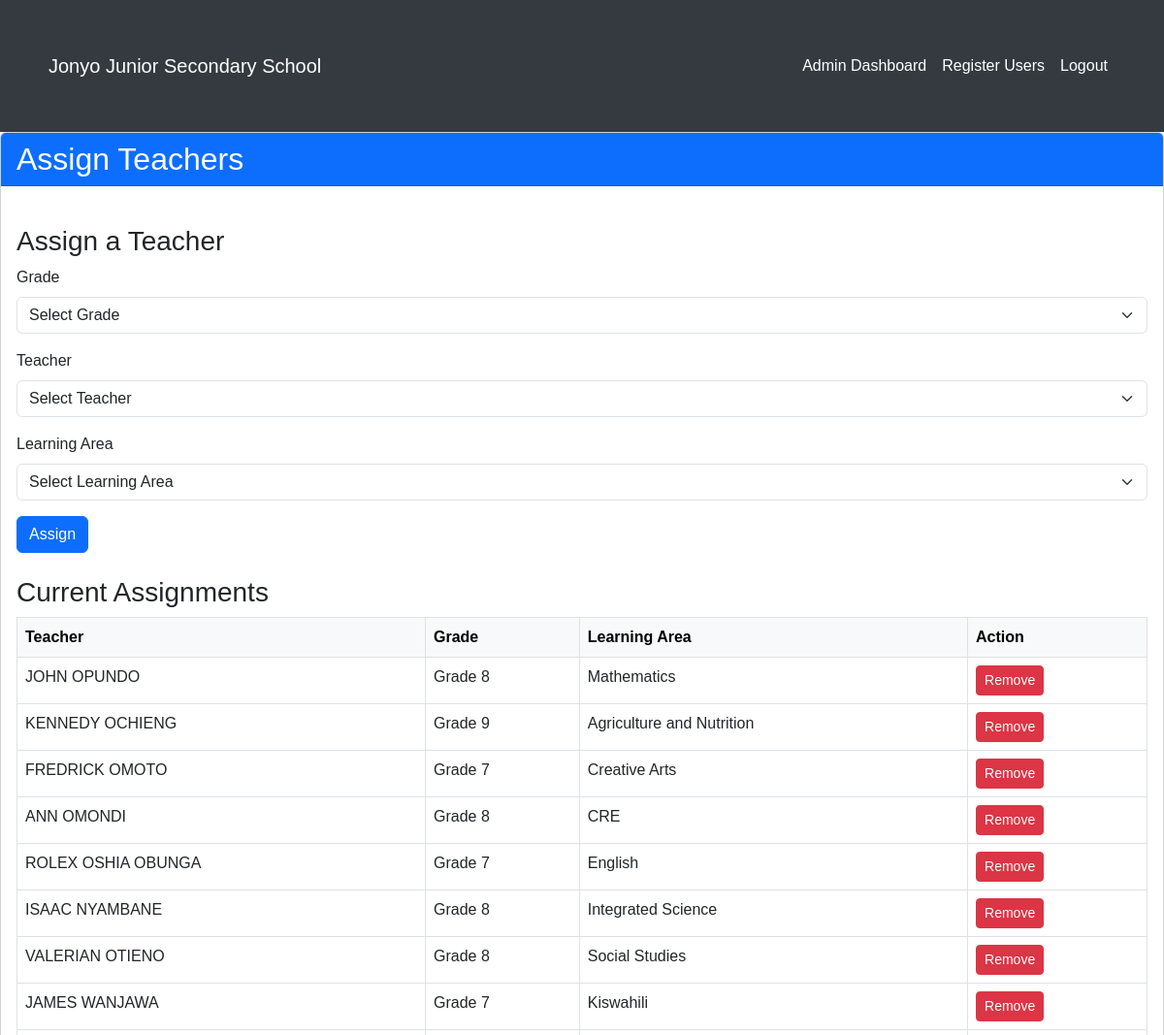
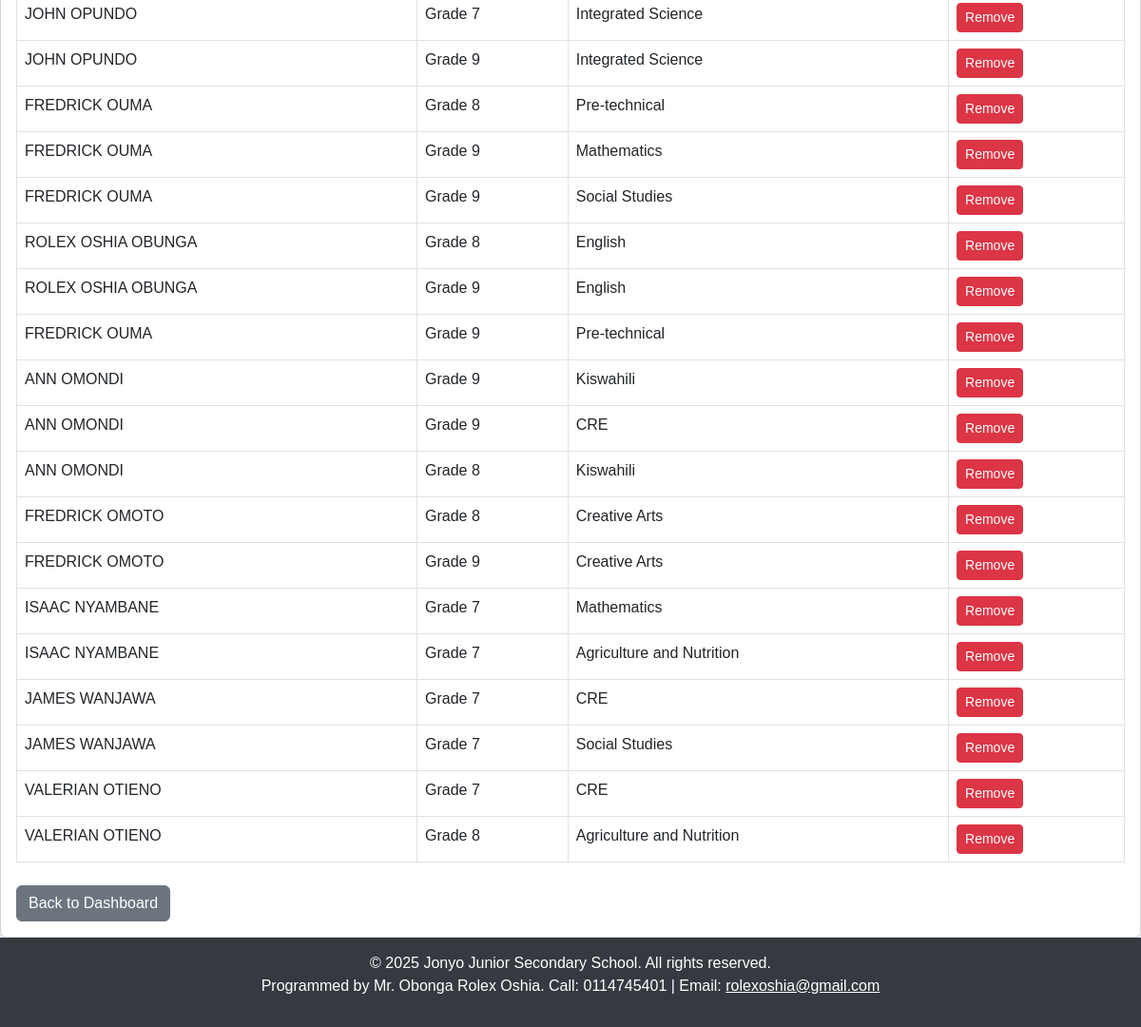
The app's page /assign_teachers (signed in) with its own data (2 pictures, top to bottom).
### tables this page shows
CREATE TABLE teacher_assignments (
        id INTEGER PRIMARY KEY AUTOINCREMENT,
        teacher_id INTEGER,
        grade TEXT,
        learning_area_id INTEGER,
        FOREIGN KEY(teacher_id) REFERENCES users(id),
        FOREIGN KEY(learning_area_id) REFERENCES learning_areas(id)
    );

CREATE TABLE users (
        id INTEGER PRIMARY KEY AUTOINCREMENT,
        username TEXT UNIQUE,
        password TEXT,
        role TEXT,
        full_name TEXT,
        phone TEXT
    );

CREATE TABLE learning_areas (
        id INTEGER PRIMARY KEY AUTOINCREMENT,
        name TEXT,
        grade TEXT
    );

### app.py (the view, shortened to what this page needs)
@app.route('/assign_teachers', methods=['GET', 'POST'])
def assign_teachers():
    if 'role' not in session or session['role'] != 'admin':
        return redirect(url_for('login'))
    conn = sqlite3.connect('jonyo_school.db')
    c = conn.cursor()
    grades = ['Grade 7', 'Grade 8', 'Grade 9']  # Define available grades
    c.execute("SELECT id, full_name FROM users WHERE role='teacher'")
    teachers = c.fetchall()
    c.execute("SELECT id, name, grade FROM learning_areas")
    learning_areas = c.fetchall()
    c.execute("SELECT ta.teacher_id, u.full_name, la.grade, la.name "
              "FROM teacher_assignments ta "
              "JOIN users u ON ta.teacher_id = u.id "
              "JOIN learning_areas la ON ta.learning_area_id = la.id")
    assignments = c.fetchall()
    conn.close()
    return render_template('assign_teachers.html', grades=grades, teachers=teachers, learning_areas=learning_areas, assignments=assignments)

### app.py (called while the page is built, shortened)
@app.context_processor
def inject_tokens():
    delete_token = hashlib.md5(f"{current_user.id if current_user.is_authenticated else 'guest'}{app.config['SECRET_KEY']}{int(time.time())//3600}".encode()).hexdigest()
    return dict(delete_token=delete_token, csrf_token=lambda: session.get('csrf_token', ''))

@login_manager.user_loader
def load_user(user_id):
    try:
        conn = sqlite3.connect('jonyo_school.db')
        c = conn.cursor()
        c.execute("SELECT id, username, role, full_name FROM users WHERE id=?", (user_id,))
        user_data = c.fetchone()
        if user_data:
            session['role'] = user_data[2]
            session['full_name'] = user_data[3]
            conn.close()
            return User(user_data[0], user_data[1], user_data[2], user_data[3])
    except sqlite3.Error as e:
        logging.error(f"Database error in load_user for user_id {user_id}: {str(e)}")
        return None

### templates/assign_teachers.html (shortened to what this page needs)
{% extends "base.html" %}
{% block content %}
<div class="card shadow-sm">
    <div class="card-header bg-primary text-white">
        <h2 class="mb-0">Assign Teachers</h2>
    </div>
    <div class="card-body">
        <h3 class="mt-4">Assign a Teacher</h3>
        <form method="POST">
            <div class="mb-3">
                <label for="grade" class="form-label">Grade</label>
                <select class="form-select" id="grade" name="grade" required>
                    <option value="">Select Grade</option>
                </select>
            </div>
            <div class="mb-3">
                <label for="teacher_id" class="form-label">Teacher</label>
                <select class="form-select" id="teacher_id" name="teacher_id" required>
                    <option value="">Select Teacher</option>
                </select>
            </div>
            <div class="mb-3">
                <label for="learning_area" class="form-label">Learning Area</label>
                <select class="form-select" id="learning_area" name="learning_area" required>
                    <option value="">Select Learning Area</option>
                </select>
            </div>
            <button type="submit" class="btn btn-primary">Assign</button>
        </form>
        <h3 class="mt-4">Current Assignments</h3>
        {% if assignments %}
            <table class="table table-bordered table-hover">
                <thead class="table-light">
                    <tr>
                        <th>Teacher</th>
                        <th>Grade</th>
                        <th>Learning Area</th>
                        <th>Action</th>
                    </tr>
                </thead>
                <tbody>
                    {% for assignment in assignments %}
                        <tr>
                            <td>{{ assignment[1] }}</td>
                            <td>{{ assignment[2] }}</td>
                            <td>{{ assignment[3] }}</td>
                            <td>
                                <form method="POST" action="{{ url_for('assign_teachers') }}" class="d-inline">
                                    <button type="submit" class="btn btn-danger btn-sm" onclick="return confirm('Are you sure you want to remove this assignment?')">Remove</button>
                                </form>
                            </td>
                        </tr>
                    {% endfor %}
                </tbody>
            </table>
        {% else %}
            <p class="text-center">No assignments defined.</p>
        {% endif %}
        <div class="mt-4">
            <a href="{{ url_for('admin_dashboard') }}" class="btn btn-secondary">Back to Dashboard</a>
        </div>
    </div>
</div>
{% endblock %}

### templates/base.html (style rules this page uses)
body { background-color: #f0f8ff; font-family: Arial, sans-serif; }

### records on screen
teacher_assignments: full_name "JOHN OPUNDO", grade "Grade 8", name "Mathematics"
teacher_assignments: full_name "KENNEDY OCHIENG", grade "Grade 9", name "Agriculture and Nutrition"
teacher_assignments: full_name "FREDRICK OMOTO", grade "Grade 7", name "Creative Arts"
teacher_assignments: full_name "ANN OMONDI", grade "Grade 8", name "CRE"
teacher_assignments: full_name "ROLEX OSHIA OBUNGA", grade "Grade 7", name "English"
teacher_assignments: full_name "ISAAC NYAMBANE", grade "Grade 8", name "Integrated Science"
teacher_assignments: full_name "VALERIAN OTIENO", grade "Grade 8", name "Social Studies"
teacher_assignments: full_name "JAMES WANJAWA", grade "Grade 7", name "Kiswahili"
teacher_assignments: full_name "JOHN OPUNDO", grade "Grade 7", name "Integrated Science"
teacher_assignments: full_name "JOHN OPUNDO", grade "Grade 9", name "Integrated Science"
teacher_assignments: full_name "FREDRICK OUMA", grade "Grade 8", name "Pre-technical"
teacher_assignments: full_name "FREDRICK OUMA", grade "Grade 9", name "Mathematics"
teacher_assignments: full_name "FREDRICK OUMA", grade "Grade 9", name "Social Studies"
teacher_assignments: full_name "ROLEX OSHIA OBUNGA", grade "Grade 8", name "English"
teacher_assignments: full_name "ROLEX OSHIA OBUNGA", grade "Grade 9", name "English"
teacher_assignments: full_name "FREDRICK OUMA", grade "Grade 9", name "Pre-technical"
teacher_assignments: full_name "ANN OMONDI", grade "Grade 9", name "Kiswahili"
teacher_assignments: full_name "ANN OMONDI", grade "Grade 9", name "CRE"
teacher_assignments: full_name "ANN OMONDI", grade "Grade 8", name "Kiswahili"
teacher_assignments: full_name "FREDRICK OMOTO", grade "Grade 8", name "Creative Arts"
teacher_assignments: full_name "FREDRICK OMOTO", grade "Grade 9", name "Creative Arts"
teacher_assignments: full_name "ISAAC NYAMBANE", grade "Grade 7", name "Mathematics"
teacher_assignments: full_name "ISAAC NYAMBANE", grade "Grade 7", name "Agriculture and Nutrition"
teacher_assignments: full_name "JAMES WANJAWA", grade "Grade 7", name "CRE"
teacher_assignments: full_name "JAMES WANJAWA", grade "Grade 7", name "Social Studies"
teacher_assignments: full_name "VALERIAN OTIENO", grade "Grade 7", name "CRE"
teacher_assignments: full_name "VALERIAN OTIENO", grade "Grade 8", name "Agriculture and Nutrition"

### other values on screen
{{ current_year|default(2025) }} "2025"
